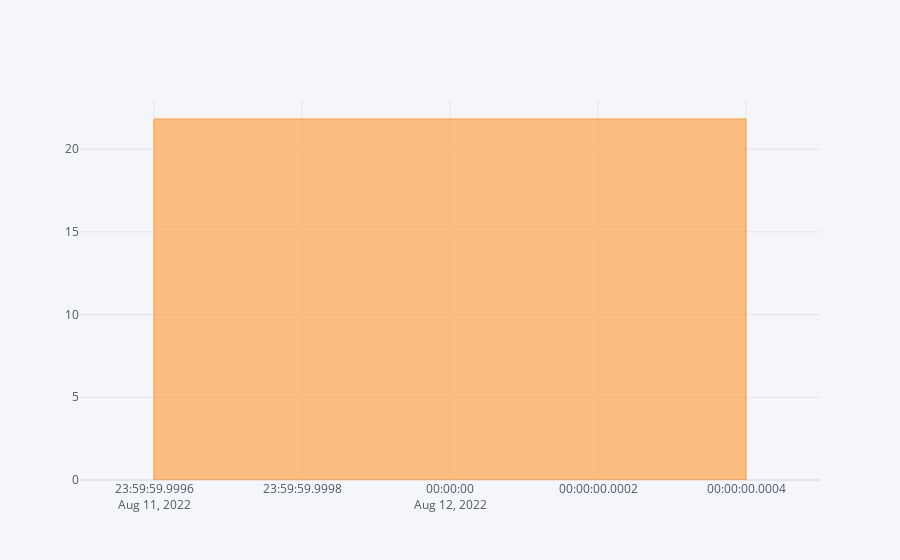

Notebook source saved alongside this figure:
### Code cell
final_nifty['Relative Value'].iplot(kind='bar')

### Figure 1 — Plotly figure (JSON) as saved in the notebook; plotly's stock layout.template omitted (floating-point values rounded to 4 significant figures)
{"data": [{"marker": {"color": "rgba(255, 153, 51, 0.6)", "line": {"color": "rgba(255, 153, 51, 1.0)", "width": 1}}, "name": "Relative Value", "orientation": "v", "text": "", "type": "bar", "x": ["2022-08-12"], "y": [21.82]}], "layout": {"legend": {"bgcolor": "#F5F6F9", "font": {"color": "#4D5663"}}, "paper_bgcolor": "#F5F6F9", "plot_bgcolor": "#F5F6F9", "title": {"font": {"color": "#4D5663"}}, "xaxis": {"gridcolor": "#E1E5ED", "showgrid": true, "tickfont": {"color": "#4D5663"}, "title": {"font": {"color": "#4D5663"}, "text": ""}, "zerolinecolor": "#E1E5ED"}, "yaxis": {"gridcolor": "#E1E5ED", "showgrid": true, "tickfont": {"color": "#4D5663"}, "title": {"font": {"color": "#4D5663"}, "text": ""}, "zerolinecolor": "#E1E5ED"}}}
